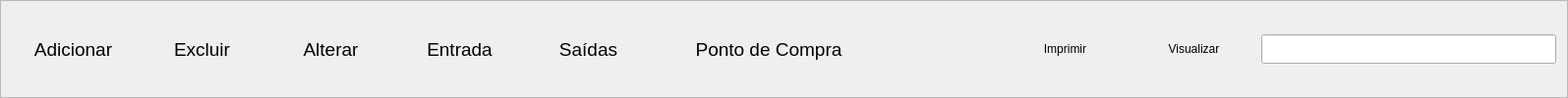
                  <widget class="QFrame" name="fr_comm_ctrl">
                   <property name="sizePolicy">
                    <sizepolicy hsizetype="Preferred" vsizetype="Minimum">
                     <horstretch>0</horstretch>
                     <verstretch>0</verstretch>
                    </sizepolicy>
                   </property>
                   <property name="minimumSize">
                    <size>
                     <width>0</width>
                     <height>45</height>
                    </size>
                   </property>
                   <property name="maximumSize">
                    <size>
                     <width>16777215</width>
                     <height>16777215</height>
                    </size>
                   </property>
                   <property name="frameShape">
                    <enum>QFrame::StyledPanel</enum>
                   </property>
                   <property name="frameShadow">
                    <enum>QFrame::Raised</enum>
                   </property>
                   <layout class="QHBoxLayout" name="horizontalLayout_5">
                    <item>
                     <widget class="QPushButton" name="pb_adicionar">
                      <property name="minimumSize">
                       <size>
                        <width>125</width>
                        <height>30</height>
                       </size>
                      </property>
                      <property name="maximumSize">
                       <size>
                        <width>16777215</width>
                        <height>30</height>
                       </size>
                      </property>
                      <property name="font">
                       <font>
                        <family>Arial</family>
                        <pointsize>14</pointsize>
                       </font>
                      </property>
                      <property name="cursor">
                       <cursorShape>PointingHandCursor</cursorShape>
                      </property>
                      <property name="styleSheet">
                       <string notr="true">QPushButton:hover{
	background-color: rgb(85, 255, 127);	
	color: rgb(255, 0, 0);
	border-radius: 10px;
}
QPushButton{
	border-radius: 10px;
}</string>
                      </property>
                      <property name="text">
                       <string>Adicionar</string>
                      </property>
                     </widget>
                    </item>
                    <item>
                     <widget class="QPushButton" name="pb_excluir">
                      <property name="minimumSize">
                       <size>
                        <width>125</width>
                        <height>30</height>
                       </size>
                      </property>
                      <property name="maximumSize">
                       <size>
                        <width>16777215</width>
                        <height>30</height>
                       </size>
                      </property>
                      <property name="font">
                       <font>
                        <family>Arial</family>
                        <pointsize>14</pointsize>
                       </font>
                      </property>
                      <property name="cursor">
                       <cursorShape>PointingHandCursor</cursorShape>
                      </property>
                      <property name="styleSheet">
                       <string notr="true">QPushButton:hover{
	background-color: rgb(255, 0, 0);
	color: rgb(255, 255, 255);
	border-radius: 10px;
}
QPushButton{
	border-radius: 10px;
}</string>
                      </property>
                      <property name="text">
                       <string>Excluir</string>
                      </property>
                     </widget>
                    </item>
                    <item>
                     <widget class="QPushButton" name="pb_alterar">
                      <property name="minimumSize">
                       <size>
                        <width>125</width>
                        <height>30</height>
                       </size>
                      </property>
                      <property name="maximumSize">
                       <size>
                        <width>16777215</width>
                        <height>30</height>
                       </size>
                      </property>
                      <property name="font">
                       <font>
                        <family>Arial</family>
                        <pointsize>14</pointsize>
                       </font>
                      </property>
                      <property name="cursor">
                       <cursorShape>PointingHandCursor</cursorShape>
                      </property>
                      <property name="styleSheet">
                       <string notr="true">QPushButton:hover{
	background-color: rgb(255, 255, 0);
	color: rgb(0, 0, 0);
	border-radius: 10px;
}
QPushButton{
	border-radius: 10px;
}</string>
                      </property>
                      <property name="text">
                       <string>Alterar</string>
                      </property>
                     </widget>
                    </item>
                    <item>
                     <widget class="QPushButton" name="pb_entrada">
                      <property name="minimumSize">
                       <size>
                        <width>125</width>
                        <height>30</height>
                       </size>
                      </property>
                      <property name="maximumSize">
                       <size>
                        <width>16777215</width>
                        <height>30</height>
                       </size>
                      </property>
                      <property name="font">
                       <font>
                        <family>Arial</family>
                        <pointsize>14</pointsize>
                       </font>
                      </property>
                      <property name="cursor">
                       <cursorShape>PointingHandCursor</cursorShape>
                      </property>
                      <property name="styleSheet">
                       <string notr="true">QPushButton:hover{
	background-color: rgb(255, 0, 255);
	color: rgb(255, 255, 255);
	border-radius: 10px;
}
QPushButton{
	border-radius: 10px;
}</string>
                      </property>
                      <property name="text">
                       <string>Entrada</string>
                      </property>
                     </widget>
                    </item>
                    <item>
                     <widget class="QPushButton" name="pb_saida">
                      <property name="minimumSize">
                       <size>
                        <width>125</width>
                        <height>30</height>
                       </size>
                      </property>
                      <property name="maximumSize">
                       <size>
                        <width>16777215</width>
                        <height>30</height>
                       </size>
                      </property>
                      <property name="font">
                       <font>
                        <family>Arial</family>
                        <pointsize>14</pointsize>
                       </font>
                      </property>
                      <property name="cursor">
                       <cursorShape>PointingHandCursor</cursorShape>
                      </property>
                      <property name="styleSheet">
                       <string notr="true">QPushButton:hover{
	background-color: rgb(0, 0, 255);	
	color: rgb(255, 255, 255);
	border-radius: 10px;
}
QPushButton{
	border-radius: 10px;
}</string>
                      </property>
                      <property name="text">
                       <string>Saídas</string>
                      </property>
                     </widget>
                    </item>
                    <item>
                     <widget class="QPushButton" name="pb_compra">
                      <property name="minimumSize">
                       <size>
                        <width>230</width>
                        <height>30</height>
                       </size>
                      </property>
                      <property name="maximumSize">
                       <size>
                        <width>16777215</width>
                        <height>30</height>
                       </size>
                      </property>
                      <property name="font">
                       <font>
                        <family>Arial</family>
                        <pointsize>14</pointsize>
                       </font>
                      </property>
                      <property name="cursor">
                       <cursorShape>PointingHandCursor</cursorShape>
                      </property>
                      <property name="styleSheet">
                       <string notr="true">QPushButton:hover{
	background-color: rgb(254, 151, 39);	
	color: rgb(255, 255, 255);
	border-radius: 10px;
}
QPushButton{
	border-radius: 10px;
}</string>
                      </property>
                      <property name="text">
                       <string>Ponto de Compra</string>
                      </property>
                     </widget>
                    </item>
                    <item>
                     <spacer name="horizontalSpacer_2">
                      <property name="orientation">
                       <enum>Qt::Horizontal</enum>
                      </property>
                      <property name="sizeHint" stdset="0">
                       <size>
                        <width>118</width>
                        <height>20</height>
                       </size>
                      </property>
                     </spacer>
                    </item>
                    <item>
                     <widget class="QPushButton" name="pb_print">
                      <property name="minimumSize">
                       <size>
                        <width>125</width>
                        <height>30</height>
                       </size>
                      </property>
                      <property name="maximumSize">
                       <size>
                        <width>16777215</width>
                        <height>30</height>
                       </size>
                      </property>
                      <property name="cursor">
                       <cursorShape>PointingHandCursor</cursorShape>
                      </property>
                      <property name="styleSheet">
                       <string notr="true">QPushButton:hover{
	background-color: rgb(13, 154, 201);	
	color: rgb(255, 255, 255);
	border-radius: 10px;
}
QPushButton{
	border-radius: 10px;
}</string>
                      </property>
                      <property name="text">
                       <string>Imprimir</string>
                      </property>
                     </widget>
                    </item>
                    <item>
                     <widget class="QPushButton" name="pb_prever">
                      <property name="minimumSize">
                       <size>
                        <width>125</width>
                        <height>30</height>
                       </size>
                      </property>
                      <property name="maximumSize">
                       <size>
                        <width>16777215</width>
                        <height>30</height>
                       </size>
                      </property>
                      <property name="cursor">
                       <cursorShape>PointingHandCursor</cursorShape>
                      </property>
                      <property name="styleSheet">
                       <string notr="true">QPushButton:hover{
	background-color: rgb(152, 108, 250);
	color: rgb(255, 255, 255);
	border-radius: 10px;
}
QPushButton{
	border-radius: 10px;
}</string>
                      </property>
                      <property name="text">
                       <string>Visualizar</string>
                      </property>
                     </widget>
                    </item>
                    <item>
                     <widget class="QLineEdit" name="le_cad_pesq">
                      <property name="minimumSize">
                       <size>
                        <width>300</width>
                        <height>30</height>
                       </size>
                      </property>
                      <property name="maximumSize">
                       <size>
                        <width>300</width>
                        <height>30</height>
                       </size>
                      </property>
                      <property name="styleSheet">
                       <string notr="true">color: rgb(255, 255, 255);</string>
                      </property>
                      <property name="placeholderText">
                       <string>Pesquisar...</string>
                      </property>
                     </widget>
                    </item>
                   </layout>
                  </widget>
